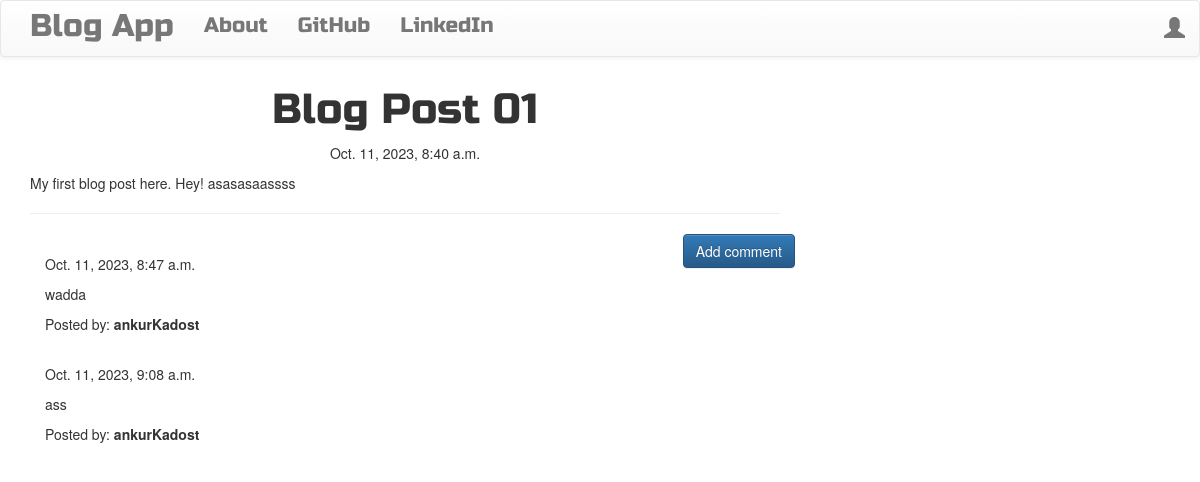
/post/1, run on the app's committed database.
### blog/models.py (models this page shows, shortened)
class Post(models.Model):
    author = models.ForeignKey('auth.User', on_delete=models.CASCADE,)
    title = models.CharField(max_length=200)
    text = models.TextField()
    created_date = models.DateTimeField(default=timezone.now)
    published_date = models.DateTimeField(blank=True, null=True)

class Comment(models.Model):
    post = models.ForeignKey('blog.Post', on_delete=models.CASCADE, related_name='comments')
    author = models.CharField(max_length=200)
    text = models.TextField()
    created_date = models.DateTimeField(default=timezone.now)
    approved_comment = models.BooleanField(default=False)

### blog/views.py (the view)
# urls.py: path('post/<int:pk>', views.PostDetailsView.as_view(), name='post_detail'),
class PostDetailsView(DetailView):
    model = Post

### blog/templates/blog/post_detail.html (shortened to what this page needs)
{% extends 'blog/base.html' %}
{% block content %}
        <h1 class='posttitle loader'>{{ post.title }}</h1>
        {% if post.published_date %}
            <div class="date postdate">
                {{ post.published_date }}
            </div>
        {% else %}
            <a class="btn btn-default" href="{% url 'post_publish' pk=post.pk %}">Publish</a>
        {% endif %}
      <p class='postcontent' >{{ post.text|safe|linebreaksbr }}</p>
  <hr>
  <a class="btn btn-primary btn-comment" href="{% url 'add_comment_to_post' pk=post.pk %}">Add comment</a>
  <div class="container">
  {% for comment in post.comments.all %}
  <br>
      {% if user.is_authenticated or comment.approved_comment %}
              {{ comment.created_date }}
          <p>{{ comment.text|safe|linebreaks }}</p>
          <p>Posted by: <strong>{{ comment.author }}</strong></p>
      {% endif %}
  {% empty %}
      <p>No comments posted.</p>
  {% endfor %}
</div>
{% endblock %}

### blog/templates/blog/base.html (shortened to what this page needs)
<!DOCTYPE html>
{% load static %}
<html lang="en">
<head>
        <link rel="stylesheet" href="https://cdn.jsdelivr.net/npm/bootstrap@3.4.1/dist/css/bootstrap.min.css">
        <link rel="stylesheet" href="https://cdn.jsdelivr.net/npm/bootstrap@3.4.1/dist/css/bootstrap-theme.min.css">
        <link rel="stylesheet" href="//cdn.jsdelivr.net/npm/medium-editor@latest/dist/css/medium-editor.min.css" type="text/css" media="screen" charset="utf-8">
        <link rel="stylesheet" href="{% static 'css/blog.css' %}">
</head>
<body>
        <nav class="navbar navbar-default techfont custom-navbar">
            <div class="container">
                <ul class="nav navbar-nav">
                    <li><a class="navbar-brand bigbrand " href="{% url "post_list" %}">Blog App</a></li>
                    <li><a href="{% url "about" %}">About</a></li>
                    <li><a href="https://www.github.com/">GitHub</a></li>
                    <li><a href="https://linkedin.com/">LinkedIn</a></li>
                </ul>
                <ul class="nav navbar-nav navbar-right">
                    {% if user.is_authenticated %}
                    <li>
                      <a href="{% url 'post_create' %}" >New Post</a>
                    </li>
                    <li>
                      <a href="{% url 'post_draft_list' %}">Drafts</a>
                    </li>
                    <li>
                      <a href="{% url 'logout' %}" >Log out</a>
                    </li>
                    <li>
                      <a >Welcome: {{ user.username }}</a>
                    </li>
                      {% else %}
                      <li><a class='nav navbar-right' href="{% url 'login' %}" ><span class="glyphicon glyphicon-user"></span></a></li>
                    {% endif %}
                  </ul>
            </div>
        </nav>
    <div class="content container">
        <div class="row">
            <div class="col-md-8">
              <div class="blog_posts">
                {% block content %}
                {% endblock %}
              </div>
            </div>
        </div>
    </div>
</body>
</html>

### blog/static/css/blog.css (style rules this page uses)
.techfont { font-family: 'Russo One', sans-serif; font-size: 1.5em; margin-bottom: 10px; }
.postdate { text-align: center; }
.posttitle { font-family: 'Russo One', sans-serif; font-size: 3em; text-align: center; }
.postcontent { font-family: 'Montserrat'; font-size: 1.5em; }
.btn-comment { position: absolute; right: 0px; }
.bigbrand { font-size: 1.5em; }
.loader { filter:hue-rotate(0deg); color: linear-gradient(45deg,#0f8,#08f); animation:hue 5000ms infinite linear; }

### data on the page
Post: title "Blog Post 01", published_date "Oct. 11, 2023, 8:40 a.m.", text "My first blog post here. Hey! asasasaassss"
Comment: created_date "Oct. 11, 2023, 8:47 a.m.", text "wadda", author "ankurKadost"
Comment: created_date "Oct. 11, 2023, 9:08 a.m.", text "ass", author "ankurKadost"
